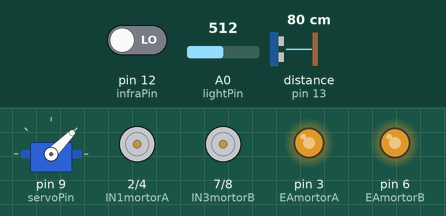
This sketch was run on a simulated Arduino Uno, built with avr-gcc and run on an emulated ATmega328P. On the bench: servo, motor-driver pin pairs drawn as motors (green arrow = first pin HIGH = forward, orange = second pin HIGH = backward, longer = more drive), output pins drawn as LEDs (lit = HIGH). Wiring (inferred from the names in the program): ultrasonic range finder: trigger pin 11; echo pin 13. The test bench sets the inputs (shaded band); at power-on: pin 12 (infraPin) LOW, distance to the obstacle (sensor on pin 13) 80 cm, A0 (lightPin) = 512. The echo pulse lasts 58.3 µs per cm; pins used as bus, display or sensor lines are not drawn.

Above: at 3.6 s.
3.7 s: pin 12 (infraPin) driven HIGH
At 3.7 s:
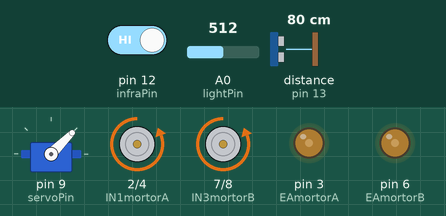
7.7 s: distance to the obstacle (sensor on pin 13) set to 17 cm
11.2 s: distance to the obstacle (sensor on pin 13) set to 14 cm
At 14.1 s:
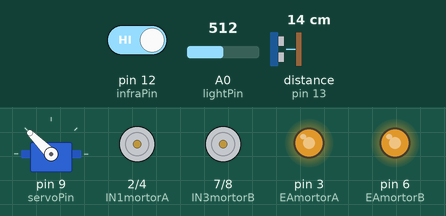
30.2 s: distance to the obstacle (sensor on pin 13) set to 18 cm
At 31.86 s:
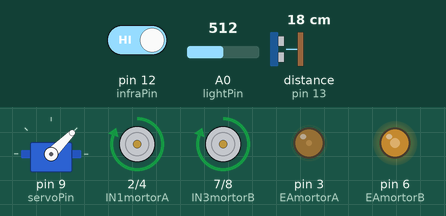
33.7 s: A0 (lightPin) set to 716
37.2 s: A0 (lightPin) set to 0
At 38.57 s:
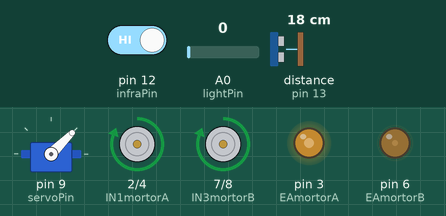
Timing chart, 0 to 41.7 s (numbered marks = the images above; inputs shaded):
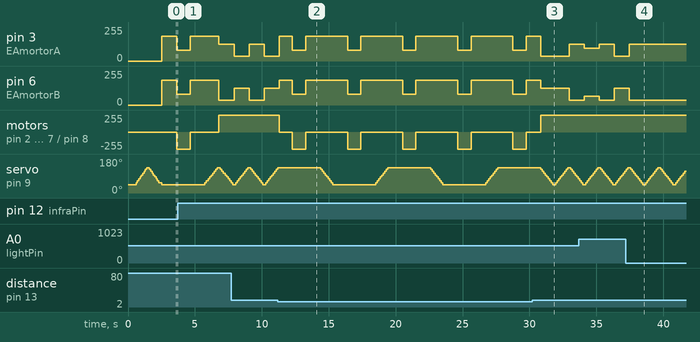

Measured:
- the behaviour switches between 16 and 15 cm on distance to the obstacle (sensor on pin 13) (found by bisection; images 1 and 2)
- after the input at 11.2 s, motor on pin 2 (IN1mortorA) / pin 4 (IN2mortorA), motor on pin 7 (IN3mortorB) / pin 8 (IN4mortorB): forward 255/255 → stopped after 0.09 s, then repeats every 4.1 s: backward 255/255 1.0 s, stopped 3.1 s
- after the input at 30.2 s, pin 3 (EAmortorA): 185/255 → 35/255 after 0.66 s, → 125/255 2.1 s later; pin 6 (EAmortorB): 185/255 → 125/255 after 0.66 s, → 35/255 2.1 s later; motor on pin 2 (IN1mortorA) / pin 4 (IN2mortorA), motor on pin 7 (IN3mortorB) / pin 8 (IN4mortorB): stopped → forward 255/255 after 0.66 s
- after the input at 37.2 s, pin 3 (EAmortorA): goes on until 37.5 s, then stays 125/255; pin 6 (EAmortorB): goes on until 37.5 s, then stays 35/255
- by itself, pin 3 (EAmortorA), pin 6 (EAmortorB): repeats every 4.1 s: 80/255 1.0 s, 185/255 3.1 s

The sketch:

v4.2.ino
```cpp
/***时间戳：2019/6/3 18:20创建***/
/***更新：删除一些无用注释***/

#include <Servo.h>//之间要有空格，否则编译时会报错

/*宏定义*/
#define uchar unsigned char//关键字宏定义
#define MIN 45
#define MAX 135
#define DEL 10//10或20
#define N 10 //注：N = (MAX-MIN)/DEL+1;19或10
#define PASSING_THRESH 1 //通行阈值
#define ULTRA_DISTANCE 15//超声波阈值(cm)


/*定义结构体*/
typedef struct
{
  float Kp, Ki, Kd;
  float p_out, i_out, d_out;
//  int present, target;
  float error, last_error, last_error2, last_error3 , last_error4, last_error5;
  int output;
}PID_TypeDef;

/*定义结构体变量*/
PID_TypeDef myPID, PID_y;//PID结构体myPID

/*定义函数*/
void create_map(int);
int find_path(void);
void DriveMortor(uchar,uchar,uchar, uchar);//双电机驱动函数；dir代表方向，0为停止，1为正转，2为反转；sp代表转速，PWM调速范围为0-255

int pid(int present, int target, PID_TypeDef* PID);//三个参数：当前位置，目标位置，PID结构体
void pid_init(float Kp, float Ki, float Kd, PID_TypeDef* PID);//4个参数：Kp,Ki,Kd,PID结构体

/*定义变量*/
int deg;//角度
int tarAna[N];//目标(模拟)数组
int maxtar=0;//最大目标(模拟)
int maxtarInd=0;//最大目标(模拟)下标
int tar[N];//目标数组
int obs[N];//障碍数组
int plan[N];//计划数组
int direct = 1;//扫描方向
int k=0;//计数变量(数组元素序号)
int infra_intens = 0;//红外读数?
int light_intens = 0;//光敏读数?

int path = -1;//路 默认无路可走
uchar highFlag = 0;//高电平标志
int cnt[2];//计数变量(历史最大宽度、当前宽度)

int stopFlag=0;

float middle;//中轴
int speedA;
int speedB;
int speedM=80;//平均速度(最大191)
int speedDiff=0;//1/2速度差

//超声波
const int TrigPin = 11;//设定SR04连接的Arduino引脚
const int EchoPin = 13;
unsigned int distance;

/*定义引脚*/
uchar infraPin = 12;
uchar lightPin = 0;
uchar servoPin = 9;

uchar EAmortorA=3;//定义数字接口3为电机A使能端
uchar IN1mortorA=2;//定义数字接口2为电机A方向端
uchar IN2mortorA=4;//定义数字接口4为电机A方向端
uchar EAmortorB=6;//定义数字接口6为电机B使能端
uchar IN3mortorB=7;//定义数字接口7为电机B方向端
uchar IN4mortorB=8;//定义数字接口8为电机B方向端


Servo myservo;//定义舵机变量名

void setup()
{
  //超声波
  pinMode(TrigPin, OUTPUT);//初始化连接SR04的引脚
  pinMode(EchoPin, INPUT);

  pinMode(EAmortorA,OUTPUT);//定义数字接口3为输出
  pinMode(IN1mortorA,OUTPUT);//定义数字接口2为输出
  pinMode(IN2mortorA,OUTPUT);//定义数字接口4为输出
  pinMode(EAmortorB,OUTPUT);//定义数字接口6为输出
  pinMode(IN3mortorB,OUTPUT);//定义数字接口7为输出
  pinMode(IN4mortorB,OUTPUT);//定义数字接口8为输出

//  Serial.begin(9600);//连接到串行端口，波特率为9600(调试用)
  myservo.attach(servoPin);//定义数字9为舵机接口
  pinMode(infraPin, INPUT); //设定infraPin引脚为输入状态
  pinMode(lightPin, INPUT); //设定lightPin引脚为输入状态
  pid_init(15, 0, 0, &myPID);//初始化pid参数
  middle = N/2;


  deg = MIN; //初始化舵机角度为45度
  myservo.write(deg);
  delay(500);//初始给他时间转

  while(k!=0 || direct!=-1)
  {
//    /*+++++++++++++调试用+++++++++++*/
//    Serial.print("k: ");
//    Serial.print(k,DEC);//显示val变量的值
//    Serial.print(" direct: ");
//    Serial.println(direct,DEC);//显示val变量的值
    /*-------------调试用-----------*/

    myservo.write(deg);
    delay(100);//给他时间转

    /*+++++++++++++调试用+++++++++++*/
//    Serial.print("Current degree: ");
//    Serial.println(deg,DEC);//显示当前角度
    /*-------------调试用-----------*/

    obs[k] = digitalRead(infraPin); //当前红外传感器值传入障碍数组
    tarAna[k] = analogRead(lightPin); //当前光敏传感器值传入目标(模拟)数组
    tar[k]=0;
//    Serial.println(tarAna[k]);//
//    Serial.println(maxtar);//
    if(tarAna[k]>maxtar)
    {
      maxtarInd = k;
      maxtar = tarAna[k];
//      Serial.println(">\n");//
    }

//    /*+++++++++++++调试用+++++++++++*/
//    Serial.println("\nObstacle map: ");
//    for(int i=0; i<N; i++)
//    {
//      Serial.print(obs[i],DEC);//显示val变量的值
//    }
//    Serial.println("\nTarget map: ");
//    for(int i=0; i<N; i++)
//    {
//      Serial.print(tarAna[i],DEC);//显示val变量的值
//    }
//    /*-------------调试用-----------*/

    if(k==N-1 && direct==1)
    {
//      Serial.println("!!!!!");//显示val变量的值
//      Serial.println(k,DEC);//显示val变量的值
//      Serial.println(N,DEC);//显示val变量的值
      direct = -1;

//      Serial.println("\n找虫子第一回: ");
//      for(int i=0; i<N; i++)
//      {
//        Serial.print(tar[i]);//显示目标图
//        Serial.print(" ");//
//      }

      for(int i=-2; i<=2; i++)
      {
        if((maxtarInd+i)>=0 && (maxtarInd+i)<=N-1)
        {
          tar[maxtarInd+i]=1;//maxtarInd前后5个置1
        }
      }

//      Serial.println("\n找虫子第1.5回: ");
//      Serial.println(maxtar);//
//      Serial.println(maxtarInd);//
//      Serial.println();//
//      for(int i=0; i<N; i++)
//      {
//        Serial.print(tar[i]);//显示目标图
//        Serial.print(" ");//
//      }
      maxtar = 0;//复位
      k = k - direct;//修正错误！(反方向走时重复一下)
      deg = deg - direct*DEL;//修正错误！(反方向走时重复一下)
    }

    k = k + direct;//计数值加一或减一
    deg = deg + direct*DEL;//角度加DEL或减DEL

  }

//  Serial.println("\n找虫子第二回: ");
//  Serial.println(k);
//  for(int i=0; i<N; i++)
//  {
//    Serial.print(tar[i]);//显示目标图
//    Serial.print(" ");//
//  }

  for(int i=-2; i<=2; i++)
  {
    if((maxtarInd+i)>=0 && (maxtarInd+i)<=N-1)
    {
      tar[maxtarInd+i]=1;//maxtarInd前后5个置1
    }
  }

  /*+++++++++++++调试用+++++++++++*/
//  Serial.println("\nOriginal Obstacle map: ");
//  for(int i=0; i<N; i++)
//  {
//    Serial.print(obs[i],DEC);//显示障碍图
//    Serial.print(" ");//
//  }
//  Serial.println("\nOriginal Target map: ");
//  for(int i=0; i<N; i++)
//  {
//    Serial.print(tarAna[i]);//显示目标(模拟)图
//    Serial.print(" ");//显示目标(模拟)图
//  }
//  Serial.println("\nOriginal Target map: ");
//  for(int i=0; i<N; i++)
//  {
//    Serial.print(tar[i]);//显示目标图
//    Serial.print(" ");//
//  }
//  /*-------------调试用-----------*/

  k = k - direct;//修正错误！(反方向走时重复一下)
  deg = deg - direct*DEL;//修正错误！(反方向走时重复一下)
}


/**********************************************************
***********************主循环*******************************
***********************************************************/

void loop()
{
  myservo.write(deg);
  delay(100);//给他时间转

  /*+++++++++++++调试用+++++++++++*/
//  Serial.print("\nCurrent degree: ");
//  Serial.println(deg,DEC);//显示当前角度
  /*-------------调试用-----------*/

  obs[k] = digitalRead(infraPin); //当前红外传感器值传入障碍数组
  tarAna[k] = analogRead(lightPin); //当前光敏传感器值传入目标(模拟)数组
  tar[k]=0;
  if(tarAna[k]>maxtar)
  {
    maxtarInd = k;
    maxtar = tarAna[k];
  }

  //超声波！！
  //产生一个10us的高脉冲去触发TrigPin
  digitalWrite(TrigPin, LOW);
  delayMicroseconds(2);
  digitalWrite(TrigPin, HIGH);
  delayMicroseconds(10);
  digitalWrite(TrigPin, LOW);
  //检测脉冲宽度，并计算出距离（距离(cm)=声波传输时间(us)*0.034(cm/us)/2）
  distance = pulseIn(EchoPin, HIGH)*0.034/2;
//  Serial.print(distance);
//  Serial.print("cm");
//  Serial.println();
  //超声波不能连续发射，要有一定时间间隔
  delay(10);

  if((k==N-1 && direct==1)||(k==0 && direct==-1))//扫到最左边/最右边(到头):更新控制参数
  {
    create_map(maxtarInd);//地图、计划图构建

    path = find_path();//寻路

    //决策和控制!!!!!!!!
    if(path==-1 || distance<ULTRA_DISTANCE)//无通路或超声波测到小于15cm
    {
      /*+++++++++++++调试用+++++++++++*/
//      Serial.println("\nNO WAY");
      stopFlag = 1;
      DriveMortor(0,185,0,185);//对于9V电机PWM占空比不能超过191
      delay(1000);//延时1000ms
      DriveMortor(2,80,2,80);//倒车
      delay(1000);//延时1000ms
      DriveMortor(0,185,0,185);//倒车
      delay(1000);//延时1000ms
      /*-------------调试用-----------*/
    }
    else//有通路
    {
      /*+++++++++++++调试用+++++++++++*/
//      Serial.print("\nPath: ");
//      Serial.println(path,DEC);//
//      Serial.print("\nMiddle: ");
//      Serial.println(middle,DEC);//
      /*-------------调试用-----------*/

      speedDiff = pid(path,middle,&myPID);

      /*+++++++++++++调试用+++++++++++*/
//      Serial.print("\nspeedDiff: ");
//      Serial.println(speedDiff,DEC);//
      /*-------------调试用-----------*/

      speedA = speedM+speedDiff;
      speedB = speedM-speedDiff;
      DriveMortor(1,speedA,1,speedB);//对于9V电机PWM占空比不能超过191
    }


    maxtar = 0;//最大值复位
    direct = -direct;//反向扫
    k = k - direct;//修正错误！(反方向走时重复一下)
    deg = deg - direct*DEL;//修正错误！(反方向走时重复一下)
  }

  if(path==-1 || distance<ULTRA_DISTANCE)//无通路或超声波测到小于15cm
  {
    DriveMortor(0,185,0,185);//对于9V电机PWM占空比不能超过191
  }
  else
  {
    DriveMortor(1,speedA,1,speedB);//对于9V电机PWM占空比不能超过191
  }

  k += direct;//计数值加一或减一
  deg += direct*DEL;//角度加DEL或减DEL


}


//1、绘制地图函数(目标图、计划图)
void create_map(int maxtarInd)
{
  for(int i=-2; i<=2; i++)//求目标数组
  {
    if((maxtarInd+i)>=0 && (maxtarInd+i)<=N-1)
    {
      tar[maxtarInd+i]=1;//maxtarInd前后5个置1
    }
  }

  for(int i=0; i<N; i++)//求计划数组
  {
    plan[i] = tar[i] & obs[i];
  }

  /*+++++++++++++调试用+++++++++++*/
//  Serial.println("\n\nObstacle map: ");
//  for(int i=0; i<N; i++)
//  {
//    Serial.print(obs[i],DEC);//显示障碍图
//    Serial.print(" ");//
//  }

//    Serial.println("\nTarget(Ana) map: ");
//    for(int i=0; i<N; i++)
//    {
//      Serial.print(tarAna[i]);//显示目标(模拟)图
//      Serial.print(" ");//
//    }
//
//  Serial.println("\nTarget map: ");
//  for(int i=0; i<N; i++)
//  {
//    Serial.print(tar[i]);//显示目标图
//    Serial.print(" ");//
//  }
//
//  Serial.println("\nPlanning map: ");
//  for(int i=0; i<N; i++)
//  {
//    Serial.print(plan[i]);//显示计划图
//    Serial.print(" ");//
//  }
  /*-------------调试用-----------*/
}


//2、找path函数
int find_path(void)
{
  path = -1;//路 默认无路可走
  highFlag = 0;//高电平标志
  cnt[0] = 0;//计数变量(历史最大宽度)
  cnt[1] = 0;//计数变量(当前宽度)
  /*从左向右遍历plan数组，寻找上升沿和下降沿，寻找最宽的宽度大于PASSING_THRESH的通路*/
  for(int i=0; i<N; i++)
  {
    if(plan[i]>highFlag)//检测到上升沿
    {
      highFlag = 1;//highFlag置1
    }

    if(plan[i]<highFlag || (highFlag==1 && i==N-1))//检测到下降沿 或是 到了最右边且为高电平
    {
      highFlag = 0;//highFlag清零
      if(cnt[1]>PASSING_THRESH)//如果当前高电平宽度大于PASSING_THRESH
      {
        if(cnt[1]>cnt[0])//如果当前宽度大于历史最大宽度
        {
          path = int(i - cnt[1]/2);//将高电平中间序号赋值给path
          cnt[0] = cnt[1];//更新历史最大宽度
        }
        cnt[1] = 0;//当前宽度清零
      }
    }

    if(highFlag==1)//如果保持高电平
    {
      cnt[1]++;//当前宽度加一
    }
  }
  return path;
}

//3、PID初始化函数，给各参数赋值
//参数(4个)：Kp，Ki，Kd，处理的PID结构体的地址
void pid_init(float Kp, float Ki, float Kd, PID_TypeDef* PID)
{
  PID->Kp = Kp;
  PID->Ki = Ki;
  PID->Kd = Kd;
}

//4、位置PID
//参数(3个)：当前位置，目标位置，处理的PID结构体的地址
int pid(int present, int target, PID_TypeDef* PID)
{

  PID->error = target-present;  //本次误差 = 目标值 - 实际值

//  /*+++++++++++++调试用+++++++++++*/
//  Serial.print("\nerror: ");
//  Serial.println(PID->error,DEC);//
  /*-------------调试用-----------*/

  PID->p_out = PID->Kp * PID->error;//比例
  PID->i_out += PID->Ki * PID->error;//积分
  PID->d_out = PID->Kd * (PID->error - PID->last_error);//微分

  PID->output = PID->p_out + PID->i_out + PID->d_out;//输出

  PID->last_error = PID->error;//上次误差 = 本次误差

  return PID->output;
}

//5、双电机驱动函数；dir代表方向，0为停止，1为正转，2为反转；sp代表转速，PWM调速范围为0-255
void DriveMortor(uchar dirA,uchar spA,uchar dirB, uchar spB)
{
    switch(dirA)
    {
      case 0://电机停止
        digitalWrite(IN1mortorA,LOW);
        digitalWrite(IN2mortorA,LOW);
        break;
      case 1://电机正转
        digitalWrite(IN1mortorA,HIGH);
        digitalWrite(IN2mortorA,LOW);
        break;
      default://电机反转
        digitalWrite(IN1mortorA,LOW);
        digitalWrite(IN2mortorA,HIGH);
    }

    switch(dirB)
    {
      case 0://电机停止
        digitalWrite(IN3mortorB,LOW);
        digitalWrite(IN4mortorB,LOW);
        break;
      case 1://电机正转
        digitalWrite(IN3mortorB,HIGH);
        digitalWrite(IN4mortorB,LOW);
        break;
      default://电机反转
        digitalWrite(IN3mortorB,LOW);
        digitalWrite(IN4mortorB,HIGH);
    }

    if((spA<=191)&&(spB<=191)) //对于9V电机PWM占空比不能超过191
    {
    analogWrite(EAmortorA,spA);//调节电机A转速(PWM调速范围为0-255)
    analogWrite(EAmortorB,spB);//调节电机B转速(PWM调速范围为0-255)
    }
}
```
